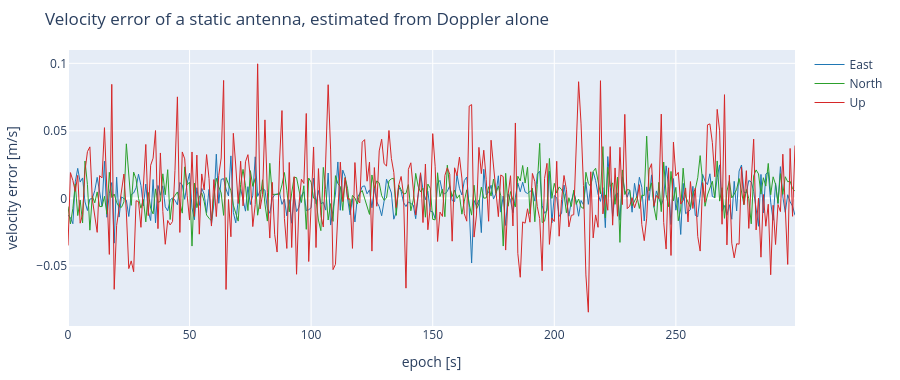

Notebook source saved alongside this figure:
### Code cell
fig = go.Figure()
for i, (name, color) in enumerate(zip(("East", "North", "Up"),
                                      ("#1f77b4", "#2ca02c", "#d62728"))):
    fig.add_scatter(y=enu[:, i], name=name, line=dict(width=1, color=color))
fig.update_layout(
    title="Velocity error of a static antenna, estimated from Doppler alone",
    xaxis_title="epoch [s]", yaxis_title="velocity error [m/s]",
    height=380, margin=dict(l=60, r=20, t=50, b=50))
fig.show()

### Figure 1 — Plotly figure (JSON) as saved in the notebook; plotly's stock layout.template omitted (floating-point values rounded to 4 significant figures; data arrays with more than 128 entries replaced by an {"elided": "..."} marker saying what was removed)
{"data": [{"line": {"color": "#1f77b4", "width": 1}, "name": "East", "type": "scatter", "y": {"elided": "300 float values"}}, {"line": {"color": "#2ca02c", "width": 1}, "name": "North", "type": "scatter", "y": {"elided": "300 float values"}}, {"line": {"color": "#d62728", "width": 1}, "name": "Up", "type": "scatter", "y": {"elided": "300 float values"}}], "layout": {"height": 380, "margin": {"b": 50, "l": 60, "r": 20, "t": 50}, "title": {"text": "Velocity error of a static antenna, estimated from Doppler alone"}, "xaxis": {"title": {"text": "epoch [s]"}}, "yaxis": {"title": {"text": "velocity error [m/s]"}}}}
